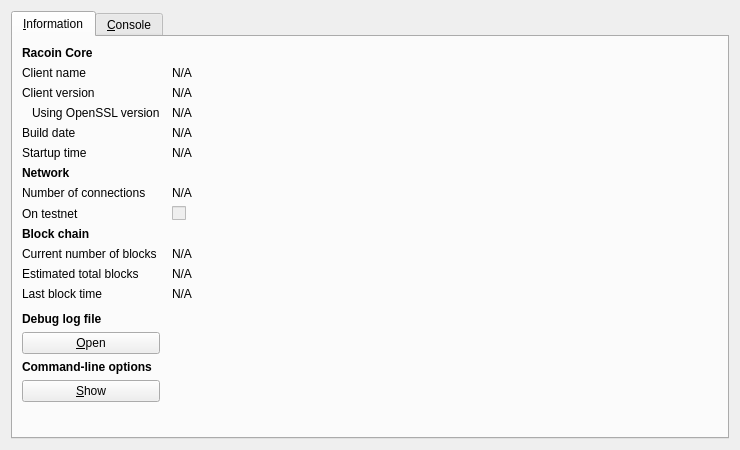
<?xml version="1.0" encoding="UTF-8"?>
<ui version="4.0">
 <class>RPCConsole</class>
 <widget class="QDialog" name="RPCConsole">
  <property name="geometry">
   <rect>
    <x>0</x>
    <y>0</y>
    <width>740</width>
    <height>450</height>
   </rect>
  </property>
  <property name="windowTitle">
   <string>Racoin - Debug window</string>
  </property>
  <layout class="QVBoxLayout" name="verticalLayout_2">
   <item>
    <widget class="QTabWidget" name="tabWidget">
     <property name="currentIndex">
      <number>0</number>
     </property>
     <widget class="QWidget" name="tab_info">
      <attribute name="title">
       <string>&amp;Information</string>
      </attribute>
      <layout class="QGridLayout" name="gridLayout" columnstretch="0,1">
       <property name="horizontalSpacing">
        <number>12</number>
       </property>
       <item row="0" column="0">
        <widget class="QLabel" name="label_9">
         <property name="font">
          <font>
           <weight>75</weight>
           <bold>true</bold>
          </font>
         </property>
         <property name="text">
          <string>Racoin Core</string>
         </property>
        </widget>
       </item>
       <item row="1" column="0">
        <widget class="QLabel" name="label_5">
         <property name="text">
          <string>Client name</string>
         </property>
        </widget>
       </item>
       <item row="1" column="1">
        <widget class="QLabel" name="clientName">
         <property name="cursor">
          <cursorShape>IBeamCursor</cursorShape>
         </property>
         <property name="text">
          <string>N/A</string>
         </property>
         <property name="textFormat">
          <enum>Qt::PlainText</enum>
         </property>
         <property name="textInteractionFlags">
          <set>Qt::LinksAccessibleByMouse|Qt::TextSelectableByKeyboard|Qt::TextSelectableByMouse</set>
         </property>
        </widget>
       </item>
       <item row="2" column="0">
        <widget class="QLabel" name="label_6">
         <property name="text">
          <string>Client version</string>
         </property>
        </widget>
       </item>
       <item row="2" column="1">
        <widget class="QLabel" name="clientVersion">
         <property name="cursor">
          <cursorShape>IBeamCursor</cursorShape>
         </property>
         <property name="text">
          <string>N/A</string>
         </property>
         <property name="textFormat">
          <enum>Qt::PlainText</enum>
         </property>
         <property name="textInteractionFlags">
          <set>Qt::LinksAccessibleByMouse|Qt::TextSelectableByKeyboard|Qt::TextSelectableByMouse</set>
         </property>
        </widget>
       </item>
       <item row="3" column="0">
        <widget class="QLabel" name="label_14">
         <property name="text">
          <string>Using OpenSSL version</string>
         </property>
         <property name="indent">
          <number>10</number>
         </property>
        </widget>
       </item>
       <item row="3" column="1">
        <widget class="QLabel" name="openSSLVersion">
         <property name="cursor">
          <cursorShape>IBeamCursor</cursorShape>
         </property>
         <property name="text">
          <string>N/A</string>
         </property>
         <property name="textFormat">
          <enum>Qt::PlainText</enum>
         </property>
         <property name="textInteractionFlags">
          <set>Qt::LinksAccessibleByMouse|Qt::TextSelectableByKeyboard|Qt::TextSelectableByMouse</set>
         </property>
        </widget>
       </item>
       <item row="4" column="0">
        <widget class="QLabel" name="label_12">
         <property name="text">
          <string>Build date</string>
         </property>
        </widget>
       </item>
       <item row="4" column="1">
        <widget class="QLabel" name="buildDate">
         <property name="cursor">
          <cursorShape>IBeamCursor</cursorShape>
         </property>
         <property name="text">
          <string>N/A</string>
         </property>
         <property name="textFormat">
          <enum>Qt::PlainText</enum>
         </property>
         <property name="textInteractionFlags">
          <set>Qt::LinksAccessibleByMouse|Qt::TextSelectableByKeyboard|Qt::TextSelectableByMouse</set>
         </property>
        </widget>
       </item>
       <item row="5" column="0">
        <widget class="QLabel" name="label_13">
         <property name="text">
          <string>Startup time</string>
         </property>
        </widget>
       </item>
       <item row="5" column="1">
        <widget class="QLabel" name="startupTime">
         <property name="cursor">
          <cursorShape>IBeamCursor</cursorShape>
         </property>
         <property name="text">
          <string>N/A</string>
         </property>
         <property name="textFormat">
          <enum>Qt::PlainText</enum>
         </property>
         <property name="textInteractionFlags">
          <set>Qt::LinksAccessibleByMouse|Qt::TextSelectableByKeyboard|Qt::TextSelectableByMouse</set>
         </property>
        </widget>
       </item>
       <item row="6" column="0">
        <widget class="QLabel" name="label_11">
         <property name="font">
          <font>
           <weight>75</weight>
           <bold>true</bold>
          </font>
         </property>
         <property name="text">
          <string>Network</string>
         </property>
        </widget>
       </item>
       <item row="7" column="0">
        <widget class="QLabel" name="label_7">
         <property name="text">
          <string>Number of connections</string>
         </property>
        </widget>
       </item>
       <item row="7" column="1">
        <widget class="QLabel" name="numberOfConnections">
         <property name="cursor">
          <cursorShape>IBeamCursor</cursorShape>
         </property>
         <property name="text">
          <string>N/A</string>
         </property>
         <property name="textFormat">
          <enum>Qt::PlainText</enum>
         </property>
         <property name="textInteractionFlags">
          <set>Qt::LinksAccessibleByMouse|Qt::TextSelectableByKeyboard|Qt::TextSelectableByMouse</set>
         </property>
        </widget>
       </item>
       <item row="8" column="0">
        <widget class="QLabel" name="label_8">
         <property name="text">
          <string>On testnet</string>
         </property>
        </widget>
       </item>
       <item row="8" column="1">
        <widget class="QCheckBox" name="isTestNet">
         <property name="enabled">
          <bool>false</bool>
         </property>
         <property name="text">
          <string/>
         </property>
        </widget>
       </item>
       <item row="9" column="0">
        <widget class="QLabel" name="label_10">
         <property name="font">
          <font>
           <weight>75</weight>
           <bold>true</bold>
          </font>
         </property>
         <property name="text">
          <string>Block chain</string>
         </property>
        </widget>
       </item>
       <item row="10" column="0">
        <widget class="QLabel" name="label_3">
         <property name="text">
          <string>Current number of blocks</string>
         </property>
        </widget>
       </item>
       <item row="10" column="1">
        <widget class="QLabel" name="numberOfBlocks">
         <property name="cursor">
          <cursorShape>IBeamCursor</cursorShape>
         </property>
         <property name="text">
          <string>N/A</string>
         </property>
         <property name="textFormat">
          <enum>Qt::PlainText</enum>
         </property>
         <property name="textInteractionFlags">
          <set>Qt::LinksAccessibleByMouse|Qt::TextSelectableByKeyboard|Qt::TextSelectableByMouse</set>
         </property>
        </widget>
       </item>
       <item row="11" column="0">
        <widget class="QLabel" name="label_4">
         <property name="text">
          <string>Estimated total blocks</string>
         </property>
        </widget>
       </item>
       <item row="11" column="1">
        <widget class="QLabel" name="totalBlocks">
         <property name="cursor">
          <cursorShape>IBeamCursor</cursorShape>
         </property>
         <property name="text">
          <string>N/A</string>
         </property>
         <property name="textFormat">
          <enum>Qt::PlainText</enum>
         </property>
         <property name="textInteractionFlags">
          <set>Qt::LinksAccessibleByMouse|Qt::TextSelectableByKeyboard|Qt::TextSelectableByMouse</set>
         </property>
        </widget>
       </item>
       <item row="12" column="0">
        <widget class="QLabel" name="label_2">
         <property name="text">
          <string>Last block time</string>
         </property>
        </widget>
       </item>
       <item row="12" column="1">
        <widget class="QLabel" name="lastBlockTime">
         <property name="cursor">
          <cursorShape>IBeamCursor</cursorShape>
         </property>
         <property name="text">
          <string>N/A</string>
         </property>
         <property name="textFormat">
          <enum>Qt::PlainText</enum>
         </property>
         <property name="textInteractionFlags">
          <set>Qt::LinksAccessibleByMouse|Qt::TextSelectableByKeyboard|Qt::TextSelectableByMouse</set>
         </property>
        </widget>
       </item>
       <item row="13" column="0">
        <spacer name="verticalSpacer_2">
         <property name="orientation">
          <enum>Qt::Vertical</enum>
         </property>
         <property name="sizeHint" stdset="0">
          <size>
           <width>20</width>
           <height>20</height>
          </size>
         </property>
        </spacer>
       </item>
       <item row="14" column="0">
        <widget class="QLabel" name="labelDebugLogfile">
         <property name="font">
          <font>
           <weight>75</weight>
           <bold>true</bold>
          </font>
         </property>
         <property name="text">
          <string>Debug log file</string>
         </property>
        </widget>
       </item>
       <item row="15" column="0">
        <widget class="QPushButton" name="openDebugLogfileButton">
         <property name="toolTip">
          <string>Open the Racoin debug log file from the current data directory. This can take a few seconds for large log files.</string>
         </property>
         <property name="text">
          <string>&amp;Open</string>
         </property>
         <property name="autoDefault">
          <bool>false</bool>
         </property>
        </widget>
       </item>
       <item row="16" column="0">
        <widget class="QLabel" name="labelCLOptions">
         <property name="font">
          <font>
           <weight>75</weight>
           <bold>true</bold>
          </font>
         </property>
         <property name="text">
          <string>Command-line options</string>
         </property>
        </widget>
       </item>
       <item row="17" column="0">
        <widget class="QPushButton" name="showCLOptionsButton">
         <property name="toolTip">
          <string>Show the Racoin-Qt help message to get a list with possible Racoin command-line options.</string>
         </property>
         <property name="text">
          <string>&amp;Show</string>
         </property>
         <property name="autoDefault">
          <bool>false</bool>
         </property>
        </widget>
       </item>
       <item row="18" column="0">
        <spacer name="verticalSpacer">
         <property name="orientation">
          <enum>Qt::Vertical</enum>
         </property>
         <property name="sizeHint" stdset="0">
          <size>
           <width>20</width>
           <height>40</height>
          </size>
         </property>
        </spacer>
       </item>
      </layout>
     </widget>
     <widget class="QWidget" name="tab_console">
      <attribute name="title">
       <string>&amp;Console</string>
      </attribute>
      <layout class="QVBoxLayout" name="verticalLayout_3">
       <property name="spacing">
        <number>3</number>
       </property>
       <item>
        <widget class="QTextEdit" name="messagesWidget">
         <property name="minimumSize">
          <size>
           <width>0</width>
           <height>100</height>
          </size>
         </property>
         <property name="readOnly">
          <bool>true</bool>
         </property>
         <property name="tabKeyNavigation" stdset="0">
          <bool>false</bool>
         </property>
         <property name="columnCount" stdset="0">
          <number>2</number>
         </property>
        </widget>
       </item>
       <item>
        <layout class="QHBoxLayout" name="horizontalLayout">
         <property name="spacing">
          <number>3</number>
         </property>
         <item>
          <widget class="QLabel" name="label">
           <property name="text">
            <string notr="true">&gt;</string>
           </property>
          </widget>
         </item>
         <item>
          <widget class="QLineEdit" name="lineEdit"/>
         </item>
         <item>
          <widget class="QPushButton" name="clearButton">
           <property name="maximumSize">
            <size>
             <width>24</width>
             <height>24</height>
            </size>
           </property>
           <property name="toolTip">
            <string>Clear console</string>
           </property>
           <property name="text">
            <string/>
           </property>
           <property name="icon">
            <iconset resource="../bitcoin.qrc">
             <normaloff>:/icons/remove</normaloff>:/icons/remove</iconset>
           </property>
           <property name="shortcut">
            <string notr="true">Ctrl+L</string>
           </property>
           <property name="autoDefault">
            <bool>false</bool>
           </property>
          </widget>
         </item>
        </layout>
       </item>
      </layout>
     </widget>
    </widget>
   </item>
  </layout>
 </widget>
 <resources>
  <include location="../bitcoin.qrc"/>
 </resources>
 <connections/>
</ui>
